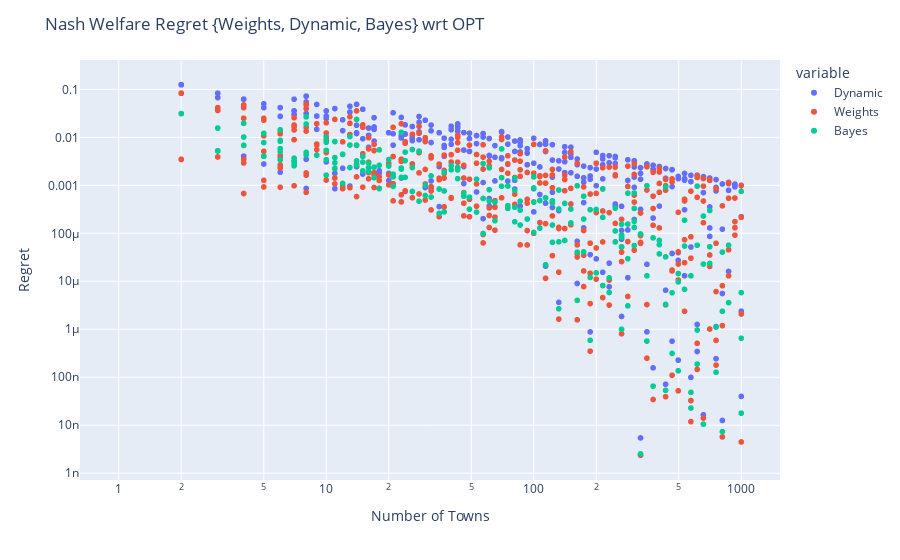

This figure's notebook cell:
### Markdown cell above
### Nash Welfare Regret {Weights, Dynamic, Bayes} wrt OPT

### Code cell
data_dict_1 = {'NumTowns':[],'Dynamic':[],'Weights':[], 'Bayes':[]}

for n in np.logspace(0,3,100):
    n = int(n)
    avg1 = 0
    avg2 = 0
    avg3 = 0
    town_expected_demands = np.zeros(n) + expected_demand    
    budget = n*expected_demand
    b_grid = np.arange(0, budget+grid_size, grid_size)
    for i in range(num_iterations):
        data_dict_1['NumTowns'].append(n)
        town_demands = np.random.randint(1, 3, n)
        opt = objective_nash(town_demands, waterfilling_waste(town_demands,budget))
        for j in range(3):
            if j==0:
                data_dict_1['Weights'].append(opt - objective_nash(town_demands, waterfilling_weights_waste(weights, sorted_distribution, town_demands, budget)))
            if j==1:
                data_dict_1['Dynamic'].append(opt - objective_nash(town_demands, waterfilling_dynamic_waste(town_expected_demands,town_demands,budget)))
            if j==2:
                data_dict_1['Bayes'].append(opt - objective_nash(town_demands, waterfilling_bayesian(town_demands, opt_policy[(max_n-n):(max_n+1),:], budget, b_grid, grid_size)))
df_uniform = pd.DataFrame(data_dict_1).melt(id_vars="NumTowns")
fig = px.scatter(df_uniform, x="NumTowns", y="value", color='variable')
fig.update_layout(xaxis_type="log", yaxis_type="log")
fig.update_layout(
    title="Nash Welfare Regret {Weights, Dynamic, Bayes} wrt OPT",
    xaxis_title="Number of Towns",
    yaxis_title="Regret")
fig.show()

### Figure 1 — Plotly figure (JSON) as saved in the notebook; plotly's stock layout.template omitted (floating-point values rounded to 4 significant figures; data arrays with more than 128 entries replaced by an {"elided": "..."} marker saying what was removed)
{"data": [{"hovertemplate": "variable=Dynamic<br>NumTowns=%{x}<br>value=%{y}<extra></extra>", "legendgroup": "Dynamic", "marker": {"color": "#636efa", "symbol": "circle"}, "mode": "markers", "name": "Dynamic", "showlegend": true, "type": "scattergl", "x": {"elided": "500 int values"}, "xaxis": "x", "y": {"elided": "500 float values"}, "yaxis": "y"}, {"hovertemplate": "variable=Weights<br>NumTowns=%{x}<br>value=%{y}<extra></extra>", "legendgroup": "Weights", "marker": {"color": "#EF553B", "symbol": "circle"}, "mode": "markers", "name": "Weights", "showlegend": true, "type": "scattergl", "x": {"elided": "500 int values"}, "xaxis": "x", "y": {"elided": "500 float values"}, "yaxis": "y"}, {"hovertemplate": "variable=Bayes<br>NumTowns=%{x}<br>value=%{y}<extra></extra>", "legendgroup": "Bayes", "marker": {"color": "#00cc96", "symbol": "circle"}, "mode": "markers", "name": "Bayes", "showlegend": true, "type": "scattergl", "x": {"elided": "500 int values"}, "xaxis": "x", "y": {"elided": "500 float values"}, "yaxis": "y"}], "layout": {"legend": {"title": {"text": "variable"}, "tracegroupgap": 0}, "margin": {"t": 60}, "title": {"text": "Nash Welfare Regret {Weights, Dynamic, Bayes} wrt OPT"}, "xaxis": {"anchor": "y", "domain": [0, 1], "title": {"text": "Number of Towns"}, "type": "log"}, "yaxis": {"anchor": "x", "domain": [0, 1], "title": {"text": "Regret"}, "type": "log"}}}
